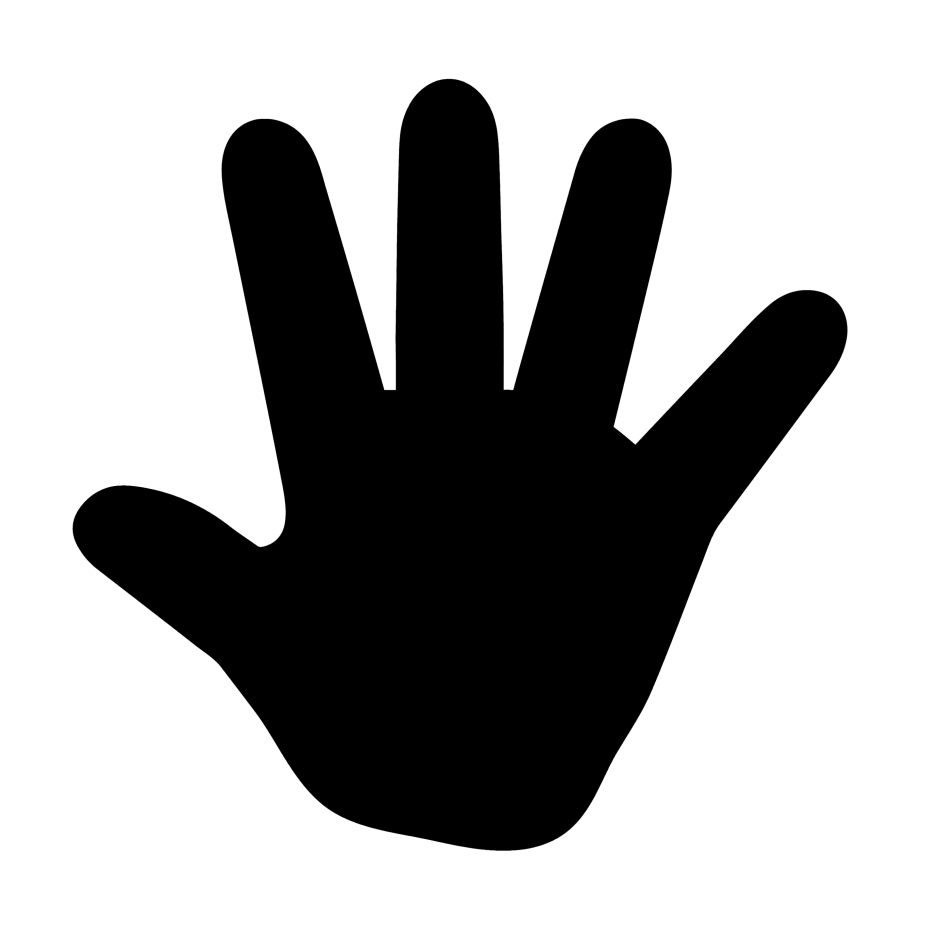
#> input picture palm.png, 2800 x 2800 px, found by its file name (shown at 1/3 size)
$ python palm.py
#> lines starting #> are read from the running program, lines starting #| are printed output that depends on the picture
#!/usr/bin/env python3
# palm_outline_fill.py — show outline of your PNG first, then fill bottom→top

import time
from PIL import Image, ImageFilter
import serial
import os

# ---------- CONFIG ----------
SERIAL_PORT = os.getenv("FLIPDOT_SERIAL", "/dev/ttyS0")
BAUD_RATE   = int(os.getenv("FLIPDOT_BAUD", "57600"))
PANEL_ADDRESSES = [1, 2, 3, 4]           # top → bottom
PNG_PATH = os.getenv("PNG_PATH", "/home/pi/Desktop/palm.png")

# Vis / animation
THRESH      = int(os.getenv("THRESH", "250"))  # 0..255; higher makes the hand “grow”
ANIM_STEPS  = int(os.getenv("ANIM_STEPS", "28"))
ANIM_DELAY  = float(os.getenv("ANIM_DELAY", "0.05"))
OUTLINE_PAUSE = float(os.getenv("OUTLINE_PAUSE", "3"))

# Your controller expects 1=white, 0=black (based on your previous scripts)
WHITE_BIT = 1
BLACK_BIT = 0

# Tunables (or set via env)
SUPER = int(os.getenv("SUPER", "10"))          # supersample factor (4–10 is typical)
BLUR  = float(os.getenv("BLUR", "1"))       # Gaussian sigma at supersampled size
THRESH = int(os.getenv("THRESH", "200"))      # binarize threshold at 28×28 (0..255)

# ---------- IMAGE → 28×28 MASKS ----------
def load_png_to_mask(path, thresh=THRESH):
    """
    Return 28x28 mask with 1=white (background), 0=black (hand) using
    supersampling + blur + high-quality downscale for smoother edges.
    """
    # load big
    big = Image.open(path).convert("L")
    big = big.resize((28*SUPER, 28*SUPER), Image.LANCZOS)

    # soften jaggies at high-res
    if BLUR > 0:
        big = big.filter(ImageFilter.GaussianBlur(BLUR))

    # downsample with proper antialiasing
    small = big.resize((28, 28), Image.LANCZOS)

    # final threshold at target resolution
    out = []
    for y in range(28):
        row = []
        for x in range(28):
            px = small.getpixel((x, y))
            row.append(1 if px >= thresh else 0)   # 1=white, 0=hand
        out.append(row)
    return out

def _erode(binary, radius=1):
    """
    Erode a binary image (list of lists) using a (2r+2r+1) square struct elem.
    Input/Output: 1=hand, 0=background  (note: we invert below to reuse this)
    """
    H, W = 28, 28
    out = [[0]*W for _ in range(H)]
    for y in range(H):
        for x in range(W):
            keep = 1
            for dy in range(-radius, radius+1):
                for dx in range(-radius, radius+1):
                    ny, nx = y+dy, x+dx
                    if not (0 <= ny < H and 0 <= nx < W) or binary[ny][nx] == 0:
                        keep = 0; break
                if keep == 0: break
            out[y][x] = keep
    return out

def derive_outline(white_bg_mask, thickness=1):
    """
    Outline = hand XOR erode(hand). Thickness is roughly the erosion radius.
    Returns a mask with 0 at outline pixels (so your sender draws them black),
    1 elsewhere (white).
    """
    # convert to hand=1, bg=0
    hand = [[1 - white_bg_mask[y][x] for x in range(28)] for y in range(28)]
    er   = _erode(hand, radius=thickness)     # shrink hand
    # gradient = hand - eroded_hand  (1=outline, 0=not)
    H, W = 28, 28
    outline01 = [[1 if (hand[y][x] == 1 and er[y][x] == 0) else 0 for x in range(W)] for y in range(H)]

    # convert to your convention: 0 at outline pixels, 1 elsewhere
    return [[0 if outline01[y][x] == 1 else 1 for x in range(W)] for y in range(H)]

# ---------- FRAME → BYTES → SERIAL ----------
def frame_to_panel_bytes(frame_28x28):
    """
    Convert 28x28 (values 0/1) into 4 blocks of 28 bytes, each byte = a column’s 7 bits.
    Bit 0 = top row within that 7-row panel block.
    """
    blocks = []
    for panel in range(4):
        y0 = panel * 7
        col_bytes = bytearray()
        for x in range(28):
            b = 0
            for bit in range(7):
                val = frame_28x28[y0 + bit][x]  # 0 black, 1 white
                b |= ((WHITE_BIT if val == 1 else BLACK_BIT) & 1) << bit
            col_bytes.append(b)
        blocks.append(col_bytes)
    return blocks

def build_packet(address, data_bytes):
    # Matches your working protocol: 0x80, 0x83, <addr>, <28 bytes>, 0x8F
    return bytearray([0x80, 0x83, address]) + data_bytes + bytearray([0x8F])

def send_frame(frame_28x28, ser):
    blocks = frame_to_panel_bytes(frame_28x28)
    for i, data in enumerate(blocks):
        pkt = build_packet(PANEL_ADDRESSES[i], data)
        ser.write(pkt)
        ser.flush()
        time.sleep(0.02)

# ---------- COMPOSITING ----------
def compose_outline_frame(outline_mask):
    """Outline only (black) on white background."""
    H, W = 28, 28
    frame = [[1]*W for _ in range(H)]  # white everywhere
    for y in range(H):
        for x in range(W):
            if outline_mask[y][x] == 0:
                frame[y][x] = 0
    return frame

def compose_fill_frame(silhouette_white_bg, outline_mask, cutoff_row):
    """
    silhouette_white_bg: 1=white bg, 0=hand
    outline_mask: 1=not outline, 0=outline
    cutoff_row: rows >= cutoff_row inside the hand become black (filled)
    """
    H, W = 28, 28
    frame = [[1]*W for _ in range(H)]  # start white
    # draw outline
    for y in range(H):
        for x in range(W):
            if outline_mask[y][x] == 0:
                frame[y][x] = 0
    # fill from bottom up inside the hand
    for y in range(H):
        if y >= cutoff_row:
            for x in range(W):
                if silhouette_white_bg[y][x] == 0:
                    frame[y][x] = 0
    return frame

# ---------- MAIN ----------
def main():
    print("[INFO] Loading PNG:", PNG_PATH)
    white_bg_mask = load_png_to_mask(PNG_PATH, THRESH)
#> in load_png_to_mask, `big = big.resize((28*SUPER, 28*SUPER), Image.LANCZOS)`:
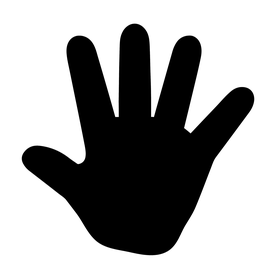
#> big: PIL image 280x280 L; min 0, max 255, mean 167.1
#> in load_png_to_mask, `big = big.filter(ImageFilter.GaussianBlur(BLUR))`:
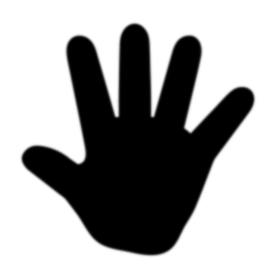
#> big: PIL image 280x280 L; min 0, max 255, mean 167
#> in load_png_to_mask, `small = big.resize((28, 28), Image.LANCZOS)`:
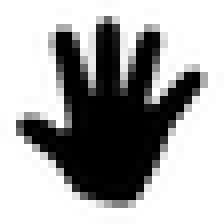
#> small: PIL image 28x28 L (shown 8 times larger); min 0, max 255, mean 167
#> after the loop in load_png_to_mask, `for y in range(28):`: out = 28 items
#> white_bg_mask = 28 items
    outline_mask = derive_outline(white_bg_mask)
#> outline_mask = 28 items

    with serial.Serial(SERIAL_PORT, BAUD_RATE, timeout=1) as ser:
        time.sleep(0.2)

        # 1) Show outline
        print("[INFO] Showing outline…")
        send_frame(compose_outline_frame(outline_mask), ser)
#> after the loop in frame_to_panel_bytes, `for panel in range(4):`: blocks = 4 items
#> the loop in send_frame, `for i, data in enumerate(blocks):` made 4 passes
        time.sleep(OUTLINE_PAUSE)

        # 2) Animate fill from bottom to top
        print("[INFO] Animating fill…")
        H = 28
        for step in range(ANIM_STEPS):
            # cutoff decreases from H to 0
            cutoff = H - int((step + 1) * (H / ANIM_STEPS))
            frame = compose_fill_frame(white_bg_mask, outline_mask, cutoff)
            send_frame(frame, ser)
            time.sleep(ANIM_DELAY)

    print("[INFO] Done.")

if __name__ == "__main__":
    main()
